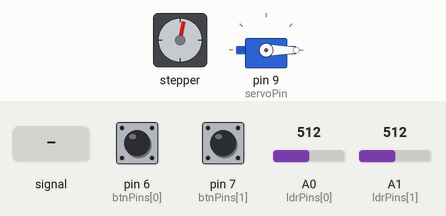
This sketch was run on a simulated Arduino Uno, built with avr-gcc and run on an emulated ATmega328P. Parts: stepper motor, servo. Wiring (inferred from the names in the program): stepper motor (200 steps per turn assumed): coils pin 2, pin 3, pin 4, pin 5. The inputs (shaded band) are chosen by the test bench; at power-on: A0 (ldrPins[0]) = 512, A1 (ldrPins[1]) = 512, pin 7 (btnPins[1]) HIGH, pin 6 (btnPins[0]) HIGH.

Above: at 1.27 s.
1.3 s: A0 (ldrPins[0]) set to 165
At 2.32 s:
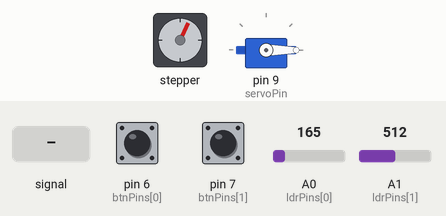
4.3 s: A0 (ldrPins[0]) set to 140
5.8 s: A0 (ldrPins[0]) fed a 200 Hz sine of ±81 counts around its level
At 6.92 s:
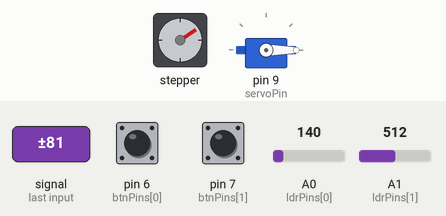
8.8 s: A1 (ldrPins[1]) set to 0
11.8 s: pin 7 (btnPins[1]) pulled LOW for 1 s
Timing chart, 0 to 15.8 s (numbered marks = the images above; inputs shaded):
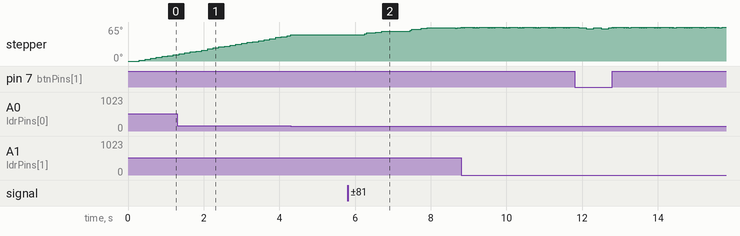

The sketch:

FINAL_GACHA.ino
```cpp
#include <Servo.h>

// PIN DEFINITIONS
const int ledPins[] = {2, 3, 4, 5}; // R1, Y1, R2, Y2
const int btnPins[] = {6, 7};       // Buttons for Yellow LEDs
const int ldrPins[] = {A0, A1};     // Sensors for Red LEDs
const int servoPin = 9;             // Servo Motor

// SERVO OBJECT
Servo myServo;
const int servoClose = 0;           // Starting/closed position
const int servoOpen  = 90;          // Open position (exactly 90°)

// SETTINGS
const int chaseSpeed = 150;
const int blinkSpeed = 200;
int lightThreshold = 150;           // Adjust for your room

// TIMING VARIABLES
unsigned long prevChaseMillis = 0;
unsigned long prevBlinkMillis = 0;
int chaseStep = 0;
bool blinkState = LOW;

void setup() {
  for (int i = 0; i < 4; i++) {
    pinMode(ledPins[i], OUTPUT);
  }
  pinMode(btnPins[0], INPUT_PULLUP);
  pinMode(btnPins[1], INPUT_PULLUP);

  myServo.attach(servoPin);
  myServo.write(servoClose); // Start at closed position

  Serial.begin(9600);
}

void loop() {
  unsigned long currentMillis = millis();

  // 1. READ ALL SENSORS
  bool r1_trigger = (analogRead(ldrPins[0]) < lightThreshold);
  bool y1_trigger = (digitalRead(btnPins[0]) == LOW);
  bool r2_trigger = (analogRead(ldrPins[1]) < lightThreshold);
  bool y2_trigger = (digitalRead(btnPins[1]) == LOW);

  // 2. CHECK CONDITIONS

  // CONDITION 3: ALL FOUR ARE ACTIVATED
  if (r1_trigger && y1_trigger && r2_trigger && y2_trigger) {
    handleStep3();
  }

  // CONDITION 2: AT LEAST ONE (BUT NOT ALL) ACTIVATED
  else if (r1_trigger || y1_trigger || r2_trigger || y2_trigger) {
    myServo.write(servoClose);
    handleStep2(currentMillis, r1_trigger, y1_trigger, r2_trigger, y2_trigger);
  }

  // CONDITION 1: NOTHING ACTIVATED
  else {
    myServo.write(servoClose);
    handleStep1(currentMillis);
  }
}

// ==========================================
// LOGIC FOR STEP 1 (Sequential Chase)
// ==========================================
void handleStep1(unsigned long currentMillis) {
  if (currentMillis - prevChaseMillis >= chaseSpeed) {
    prevChaseMillis = currentMillis;
    for (int i = 0; i < 4; i++) digitalWrite(ledPins[i], LOW);
    digitalWrite(ledPins[chaseStep], HIGH);
    chaseStep++;
    if (chaseStep >= 4) chaseStep = 0;
  }
}

// ==========================================
// LOGIC FOR STEP 2 (Individual Blinking)
// ==========================================
void handleStep2(unsigned long currentMillis, bool r1, bool y1, bool r2, bool y2) {
  if (currentMillis - prevBlinkMillis >= blinkSpeed) {
    prevBlinkMillis = currentMillis;
    blinkState = !blinkState;
  }
  digitalWrite(ledPins[0], r1 ? blinkState : LOW);
  digitalWrite(ledPins[1], y1 ? blinkState : LOW);
  digitalWrite(ledPins[2], r2 ? blinkState : LOW);
  digitalWrite(ledPins[3], y2 ? blinkState : LOW);
}

// ==========================================
// LOGIC FOR STEP 3 (Puzzle Solved)
// ==========================================
void handleStep3() {
  // Light all LEDs solid
  for (int i = 0; i < 4; i++) digitalWrite(ledPins[i], HIGH);

  // Open to 90°
  myServo.write(servoOpen);

  // Wait 5 seconds with door open
  delay(5000);

  // Close back to 0°
  myServo.write(servoClose);

  // Turn LEDs off after cycle completes
  for (int i = 0; i < 4; i++) digitalWrite(ledPins[i], LOW);
}
```
